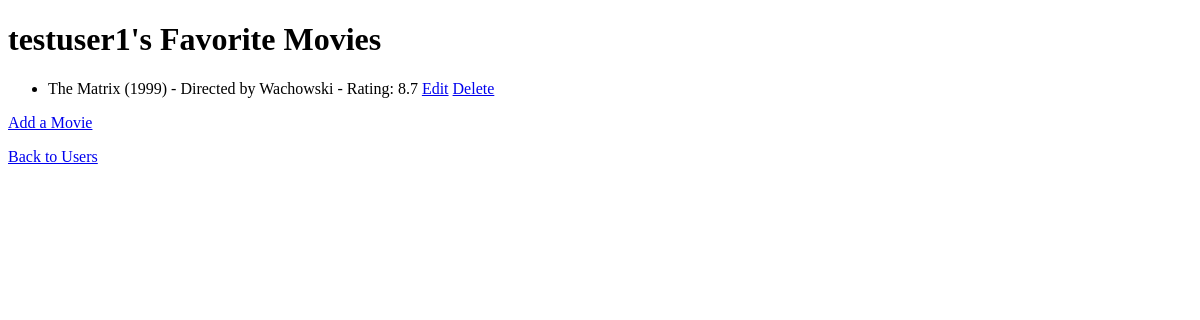
Before: /users/1 with the older database file.
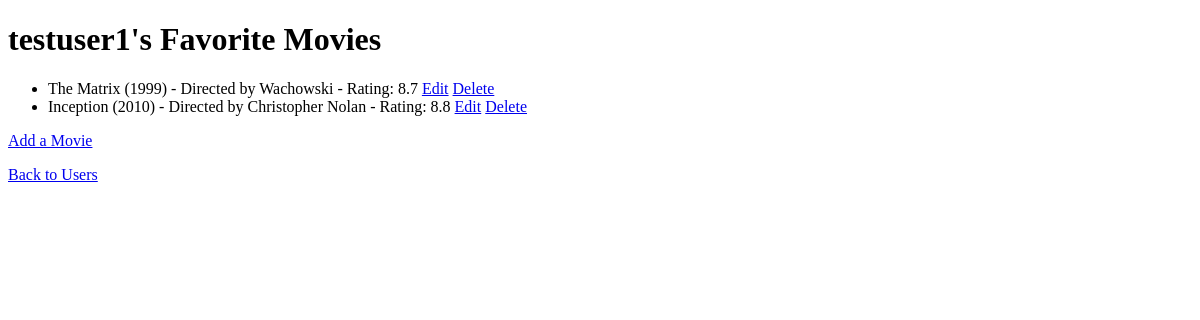
After: the same page with the newer database file.
### datamanager/sqlite_data_manager.py (models this page shows)
class User(db.Model):
    id = db.Column(db.Integer, primary_key=True)
    username = db.Column(db.String(30), unique=True, nullable=False)
    movies = db.relationship('Movie', backref='user', lazy=True)

class Movie(db.Model):
    id = db.Column(db.Integer, primary_key=True)
    user_id = db.Column(db.Integer, db.ForeignKey('user.id'), nullable=False)
    title = db.Column(db.String(120), nullable=False)
    director = db.Column(db.String(80), nullable=False)
    year = db.Column(db.Integer, nullable=False)
    rating = db.Column(db.Float, nullable=False)

### app.py (the view)
@app.route('/users/<int:user_id>')
def user_movies(user_id):
    user = db.session.get(User, user_id)
    if not user:
        return "User not found", 404
    movies = data_manager.get_user_movies(user_id)
    return render_template('user_movies.html', user=user, movies=movies)

### datamanager/sqlite_data_manager.py (called while the page is built)
    def get_user_movies(self, user_id):
        return Movie.query.filter_by(user_id=user_id).all()

### templates/user_movies.html (shortened to what this page needs)
<!DOCTYPE html>
<html lang="en">
<head>
</head>
<body>
    <h1>{{ user.username }}'s Favorite Movies</h1>
    {% if movies %}
        <ul>
            {% for movie in movies %}
                <li>
                    {{ movie.title }} ({{ movie.year }}) - Directed by {{ movie.director }} - Rating: {{ movie.rating }}
                    <a href="{{ url_for('update_movie', user_id=user.id, movie_id=movie.id) }}">Edit</a>
                    <a href="{{ url_for('delete_movie', user_id=user.id, movie_id=movie.id) }}">Delete</a>
                </li>
            {% endfor %}
        </ul>
    {% else %}
        <p>No movies yet!</p>
    {% endif %}
    <p><a href="{{ url_for('add_movie', user_id=user.id) }}">Add a Movie</a></p>
    <p><a href="{{ url_for('list_users') }}">Back to Users</a></p>
</body>
</html>

Changed rows visible on the page:
added Movie: title "Inception", year "2010", director "Christopher Nolan", rating "8.8"
